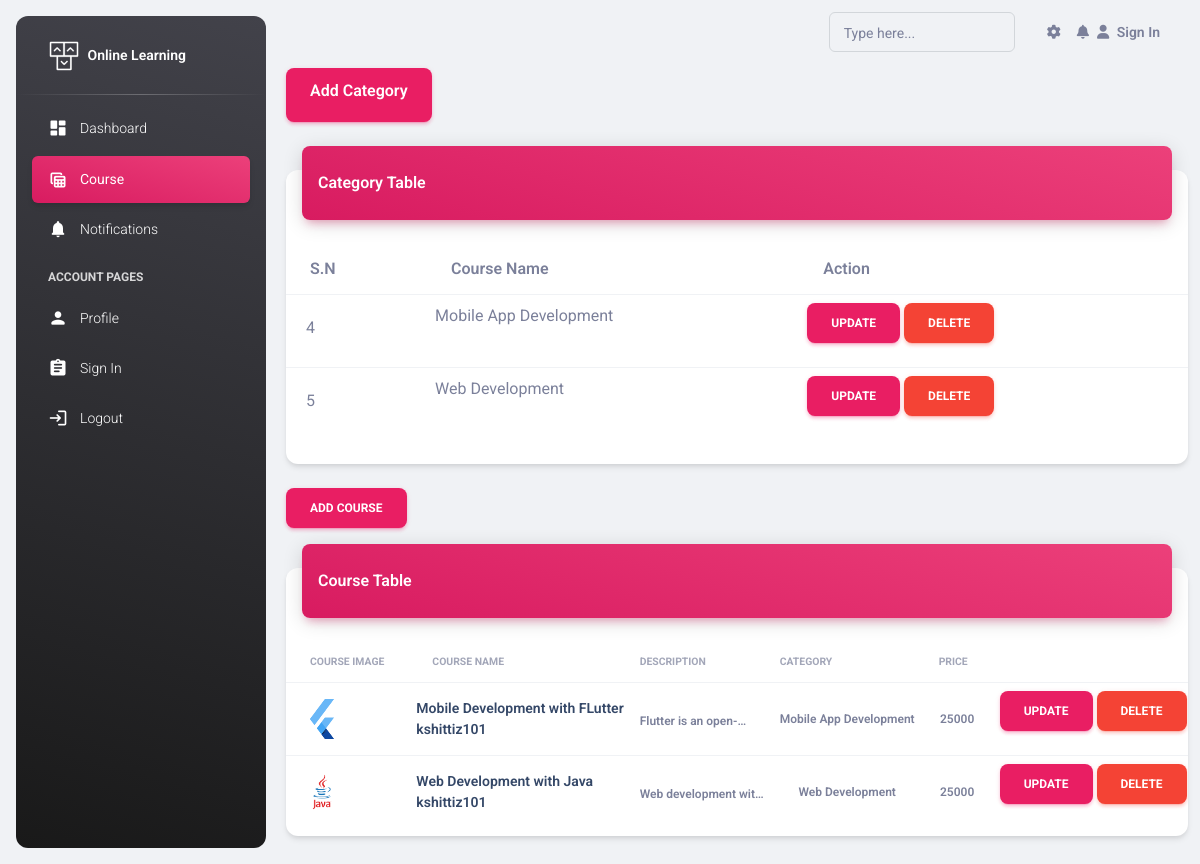
The page /dashboard/courses_dashboard/ (signed in) on the database its author committed.
### online_learning_app/models.py (models this page shows, shortened)
class Category(models.Model):
    cate_title = models.CharField(max_length=200)
    created_by = models.CharField(max_length=200, default="")
    def __str__(self):
        return self.cate_title

class Course(models.Model):
    created_by = models.CharField(max_length=200)
    course_image = models.ImageField(upload_to='course_image/')
    course_title = models.CharField(max_length=200)
    course_desc = models.CharField(max_length=200)
    category = models.ForeignKey(Category, on_delete=models.CASCADE)
    price = models.CharField(max_length=200)

### dashboard/decorators.py (the view)
    @login_required(login_url='/accounts/log_in/')
    def wrap(request, *args, **kwargs):
        if request.user.is_teacher:
            return function(request, *args, **kwargs)
        else:
            return redirect('home')

### dashboard/views.py (called while the page is built)
@user_is_teacher
def courses_dashboard(request):
    courses = Course.objects.all()
    category = Category.objects.all()
    context = {
        'courses': courses,
        'category': category,
    }
    return render(request, 'dashboard/teacher/courses.html', context=context)

### dashboard/templates/dashboard/teacher/courses.html (shortened to what this page needs)
{% extends 'dashboard.html' %}
{% block maincontent %}
<main class="main-content position-relative max-height-vh-100 h-100 border-radius-lg">
  <div class="container-fluid py-1">
    <div class="row">
      <div class="col-12">
        <a href="{% url 'add_category' %}" class="btn btn-primary">
          <h6 class="text-white text-capitalize">Add Category</h6>
        </a>
      </div>
    </div>
  </div>
  <div class="container-fluid py-1">
    <div class="row">
      <div class="col-12">
        <div class="card my-4">
          <div class="card-header p-0 position-relative mt-n4 mx-3 z-index-2">
            <div class="bg-gradient-primary shadow-primary border-radius-lg pt-4 pb-3">
              <h6 class="text-white text-capitalize ps-3">Category Table</h6>
            </div>
          </div>
          <div class="card-body px-0 pb-2">
            <div class="table-responsive p-0">
              <table class="table">
                <thead>
                  <tr>
                    <th scope="col">S.N</th>
                    <th scope="col">Course Name</th>
                    <th scope="col">Action</th>
                  </tr>
                </thead>
                <tbody>
                  {% for category in category %}
                  {% if category.created_by == request.user.username %}
                  <tr>
                    <td style="padding: 20px;">{{ category.id }}</td>
                    <td>{{ category.cate_title }}</td>
                    <td>
                      <a href="{% url 'update_category' category.id %}" class="btn btn-primary">Update</a>
                      <a href="{% url 'delete_category' category.id %}" class="btn btn-danger">Delete</a>
                    </td>
                  </tr>
                  {% endif %}
                  {% endfor %}
                </tbody>
              </table>
            </div>
          </div>
        </div>
      </div>
    </div>
    <div class="row">
      <div class="col-12">
        <a href="{% url 'add_course' %}" class="btn btn-primary">Add Course</a>
      </div>
    </div>
    <div class="row">
      <div class="col-12">
        <div class="card my-4">
          <div class="card-header p-0 position-relative mt-n4 mx-3 z-index-2">
            <div class="bg-gradient-primary shadow-primary border-radius-lg pt-4 pb-3">
              <h6 class="text-white text-capitalize ps-3">Course Table</h6>
            </div>
          </div>
          <div class="card-body px-0 pb-2">
            <div class="table-responsive p-0">
              <table class="table align-items-center justify-content-center mb-0">
                <thead>
                  <tr>
                    <th class="text-uppercase text-secondary text-xxs font-weight-bolder opacity-7">Course Image</th>
                    <th class="text-uppercase text-secondary text-xxs font-weight-bolder opacity-7">Course Name</th>
                    <th class="text-uppercase text-secondary text-xxs font-weight-bolder opacity-7 ps-2">Description
                    </th>
                    <th class="text-uppercase text-secondary text-xxs font-weight-bolder opacity-7 ps-2">Category</th>
                    <th class="text-uppercase text-secondary text-xxs font-weight-bolder text-center opacity-7 ps-2">
                      Price</th>
                    <th class="text-uppercase text-secondary text-xxs font-weight-bolder text-center opacity-7 ps-2">
                    </th>
                  </tr>
                </thead>
                <tbody>
                  {% for course in courses %}
                  {% if course.created_by == request.user.username %}
                  <tr>
                    <td>
                      <div class="d-flex px-2">
                        <div>
                          <img style="width: 40px; height: 40px; object-fit: contian;"
                            src="{{ course.course_image.url }}" alt="image is not avaiable" />
                        </div>
                      </div>
                    </td>
                    <td>
                      <div class="my-auto">
                        <a href="{% url 'course_details' course.id %}">
                          <h6 class="mb-0 text-sm">{{ course.course_title }}</h6>
                          <h6 class="mb-0 text-sm">{{ course.created_by }}</h6>
                        </a>
                      </div>
                    </td>
                    <td>
                      <span class="text-xs font-weight-bold">{{ course.course_desc|truncatechars:20 }}</span>
                    </td>
                    <td class="align-middle text-center">
                      <div class="d-flex align-items-center justify-content-center">
                        <span class="me-2 text-xs font-weight-bold">{{ course.category }}</span>
                      </div>
                    </td>
                    <td class="align-middle text-center">
                      <div class="d-flex align-items-center justify-content-center">
                        <span class="me-2 text-xs font-weight-bold">{{ course.price }}</span>
                      </div>
                    </td>
                    <td class="align-middle">
                      <a href="{% url 'update_course' course.id %}" class="btn btn-primary">Update</a>
                      <a href="{% url 'delete_course' course.id %}" class="btn btn-danger">Delete</a>
                    </td>
                  </tr>
                  {% endif %}
                  {% endfor %}
                </tbody>
              </table>
            </div>
          </div>
        </div>
      </div>
    </div>
  </div>
</main>
{% endblock %}

### rows shown on the page
Category: id "4", cate_title "Mobile App Development"
Category: id "5", cate_title "Web Development"
Course: course_image (picture), course_title "Mobile Development with FLutter", created_by "kshittiz101", course_desc "Flutter is an open-…", category "Mobile App Development", price "25000"
Course: course_image (picture), course_title "Web Development with Java", created_by "kshittiz101", course_desc "Web development wit…", category "Web Development", price "25000"
